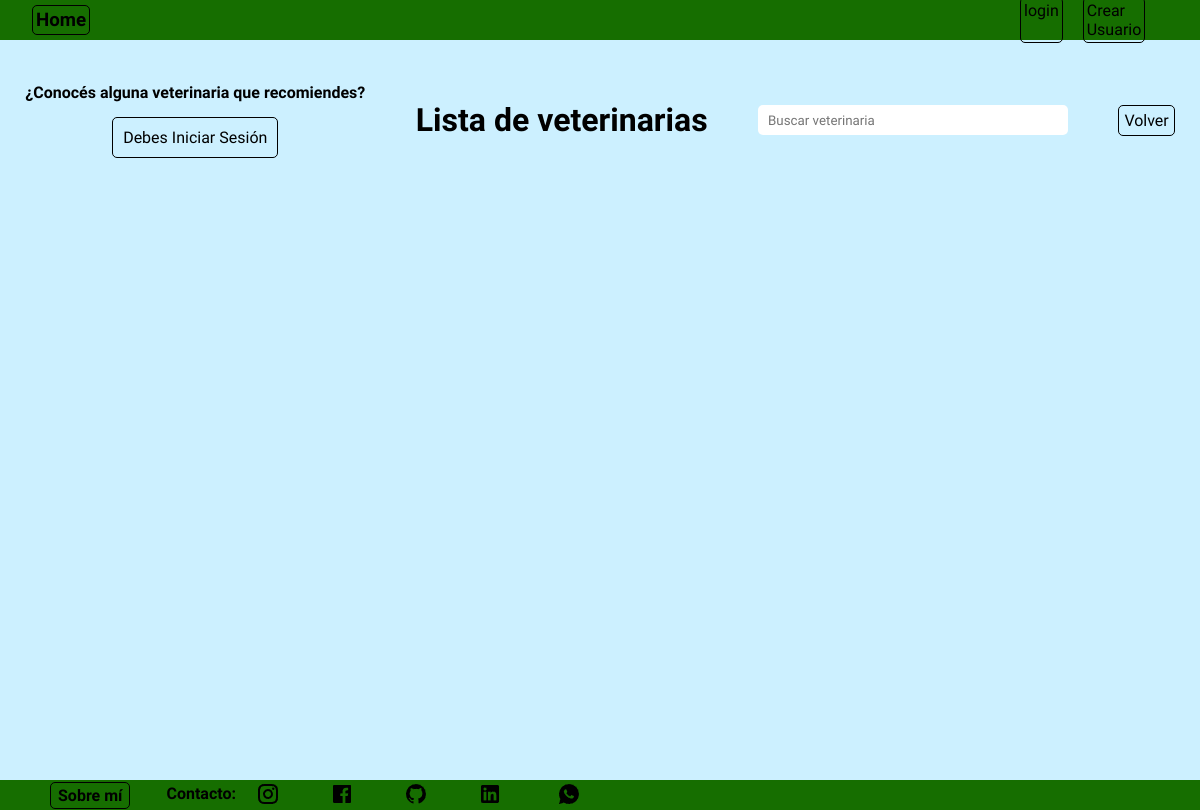
Page /comunidad/comunidad/veterinarias/list on the earlier database version.
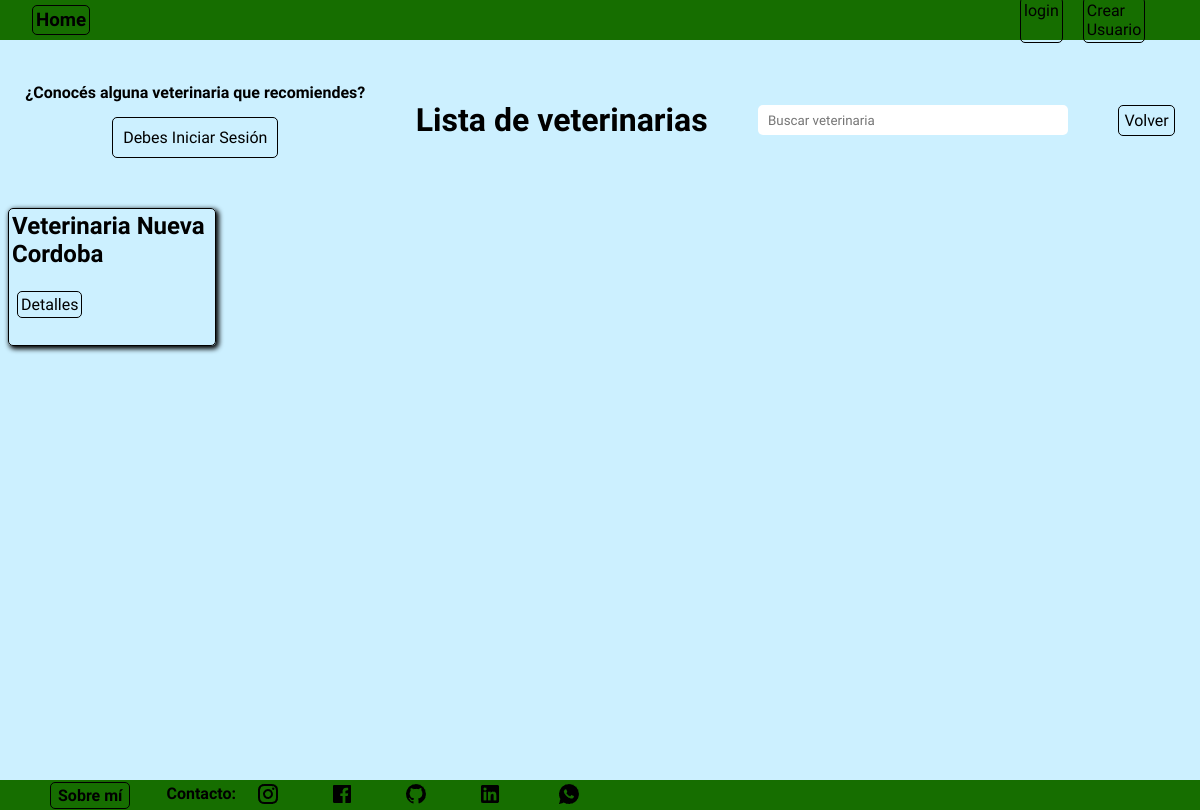
Same page on the later database version.
### comunidad/models.py (models this page shows, shortened)
class Veterinarias(models.Model):
    nombre = models.CharField(max_length=100)
    telefono = models.CharField(max_length=15, verbose_name='teléfono')
    direccion = models.CharField(max_length=150, verbose_name='dirección')
    localidad = models.ForeignKey(Localidad, on_delete=models.SET_NULL, null=True,blank=True)
    ubicacion = models.CharField(max_length=250, null=True,blank=True, verbose_name='ubicación')
    foto_referencia = models.ImageField(upload_to='fotos',null=True,blank=True)
    descripcion = models.TextField(null=True,blank=True, verbose_name='descripción')
    class Meta:
        verbose_name = 'Veterinaria'
        verbose_name_plural = 'Veterinarias'

### comunidad/views.py (the view)
# urls.py: path('comunidad/veterinarias/list', veterinariaslist, name='veterinarias_list'),
def veterinariaslist(request):
    busqueda = request.GET.get("busqueda", None)
    consulta = Veterinarias.objects.all()
    if busqueda:
        consulta = Veterinarias.objects.filter(
            Q(nombre__icontains=busqueda) |
            Q(direccion__icontains=busqueda) |
            Q(localidad__localidad__icontains=busqueda)
            )
    else:
        consulta = Veterinarias.objects.all()
    return render(request, 'comunidad/veterinarias_list.html', {'veterinarias': consulta})

### comunidad/templates/comunidad/veterinarias_list.html (shortened to what this page needs)
{% extends 'core/base.html' %}
{% block content %}
    <nav class="navbar">
        <div class="titulo">
            <h3><a href="{% url 'core:index' %}" class="link">Home</a></h3>
        </div>
        <div class="login">
            {% if user.is_authenticated %}
            <form action="{% url 'login:logout' %}" method="post">
                {% csrf_token %}
                <button type="submit" class="logout">Logout</button>
            </form>
            {% else %}
                <a href="{% url 'login:index' %}" class="link">login</a>
                <a href="{% url 'login:singup' %}" class="link">Crear Usuario</a>
            {% endif %}
        </div>
    </nav>
    <main class="contenedor">
        <div class="header_lista_veterinarias">
            <h1 class="titulo_veterinarias">Lista de veterinarias</h1>
            <div class="busqueda_veterinarias">
                <form action="{% url 'comunidad:veterinarias_list' %}" method="get">
                    <input type="text" name="busqueda" placeholder="Buscar veterinaria" class="texto_busqueda_control">
                </form>
            </div>
            {% if user.is_authenticated %}
            <div class="contenedor_registrar_veterinaria">
                <p><strong>¿Conocés alguna veterinaria que recomiendes?</strong></p>
                <p class="caja_registrar_veterinaria"><a href="{% url 'comunidad:veterinarias_create' %}" class="registrar_veterinaria">Cargá una veterinaria</a></p>
            </div>
            {% else %}
            <div class="contenedor_registrar_veterinaria">
                <p><strong>¿Conocés alguna veterinaria que recomiendes?</strong></p>
                <p class="caja_registrar_veterinaria"><a href="{% url 'login:index' %}" class="registrar_veterinaria">Debes Iniciar Sesión</a></p>
            </div>
            {% endif %}
            <div class="volver_veterinarias_contenedor">
                <a href="{% url 'comunidad:index' %}" class="volver_mascota">Volver</a>
            </div>
        </div>
        {% for veterinaria in veterinarias %}
            <ul class="veterinarias_list_completo">
                <div class="control_list">
                    <p class="nombre_control"><strong>{{veterinaria.nombre}}</strong></p>
                    <div class="crud_mascota">
                        <a href="{% url 'comunidad:veterinarias_detail' veterinaria.id %}" class="control_detalle">Detalles</a>
                    </div>
                </div>
            </ul>
        {% endfor %}
    </main>
{% endblock content %}

Differences in the rows shown:
added Veterinarias: nombre "Veterinaria Nueva Cordoba"
